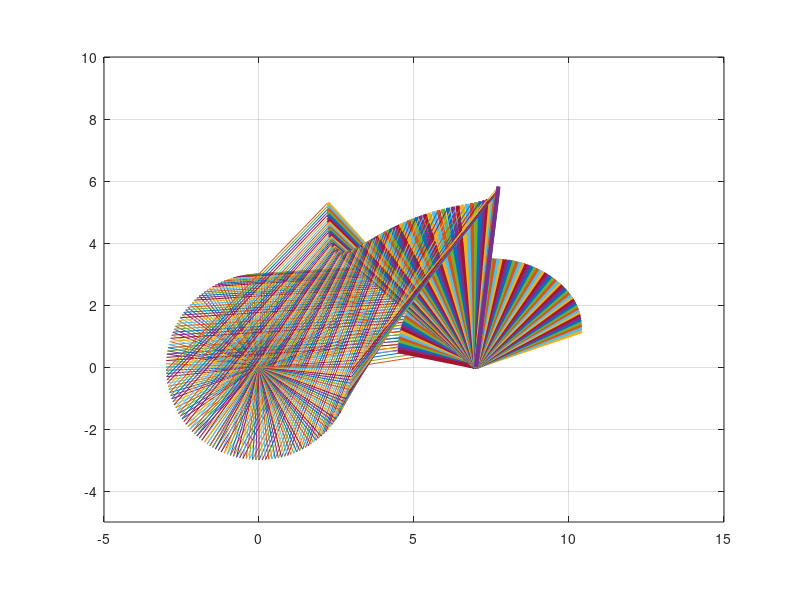

MATLAB code to generate this figure:
clear all
close all

%https://www.youtube.com/watch?v=4O-XPJ7flLU

L0 = 7;
L1 = 3;
L2 = 7.5;
L3 = 4.5;

L_PA = 4;
alpha = 35;

w2 = 5;
theta2 = 0:2:360;


for (i = 1:length(theta2) ) 
  
  AC(i) = sqrt(L0^2 + L1^2 - 2*L0*L1*cosd(theta2(i)));
  beta(i) = acosd((L0^2 + AC(i)^2 - L1^2) / (2*L2*AC(i)));
  psi(i) = acosd((L2^2 + AC(i)^2 - L3^2) / (2*L2*AC(i)));
  lamda(i) = acosd((L3^2 + AC(i)^2 - L2^2) / (2*L3*AC(i)));
  
  theta3(i) = psi(i) - beta(i);
  theta4(i) = 180 - lamda(i) - beta(i);
  
  if theta2(i) > 180
    theta3(i) = psi(i) + beta(i);
    theta4(i) = 180 - lamda(i) + beta(i);
  endif
  
  %Define joint positions
  Ox(i) = 0;
  Oy(i) = 0;
  
  Ax(i) = Ox(i) + L1*cosd(theta2(i));
  Ay(i) = Oy(i) + L1*sind(theta2(i));
    
  Bx(i) = Ox(i) + Ax(i) + L2*cosd(theta3(i));
  By(i) = Oy(i) + Ay(i) + L2*sind(theta3(i));
  
  Cx(i) = L0;
  Cy(i) = 0;
  
  Px(i) = Ax(i) + L_PA*cos(alpha + theta3(i));
  Py(i) = Ay(i) + L_PA*sin(alpha + theta3(i));
  
  plot( [Ox(i) Ax(i)], [Oy(i) Ay(i)], [Ax(i) Bx(i)], [Ay(i) By(i)], ...
        [Bx(i) Cx(i)], [By(i) Cy(i)], 'LineWidth', 3)
     
     hold on;  
     grid on;
     axis equal;
     axis ([-5 15 -5 10]);
     drawnow
     
  
end








